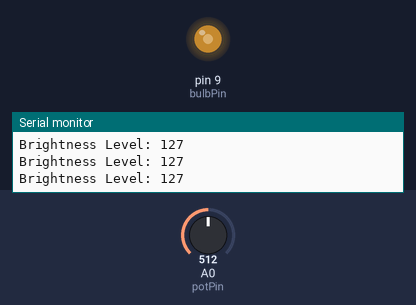
A sketch run on a simulated Arduino Uno, built with avr-gcc and run on an emulated ATmega328P. On the bench: output pins drawn as LEDs (lit = HIGH), the last lines printed to the serial monitor. The inputs (shaded band) are chosen by the test bench; at power-on: A0 (potPin) = 512.

Above: at 1.2 s.
1.3 s: A0 (potPin) set to 716
At 2.5 s:
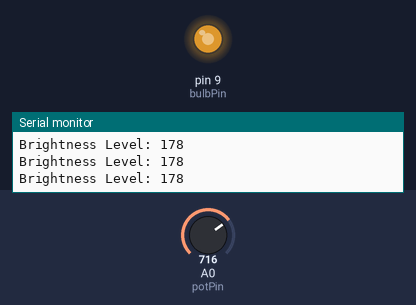
2.8 s: A0 (potPin) set to 900
At 3.9 s:
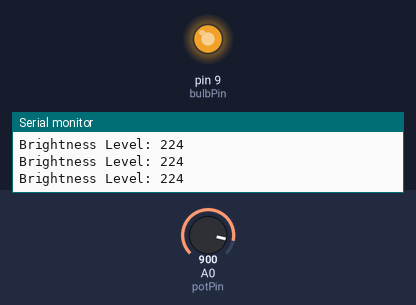
4.3 s: A0 (potPin) set to 122
At 5.3 s:
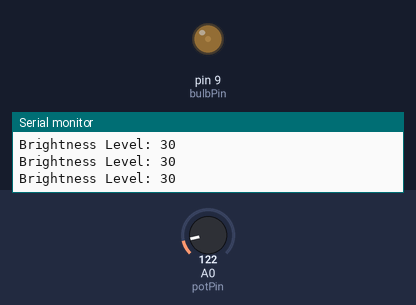
5.8 s: A0 (potPin) set to 0
At 6.7 s:
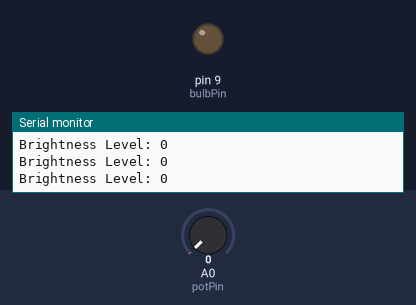
7.3 s: A0 (potPin) set to 511
At 8.1 s:
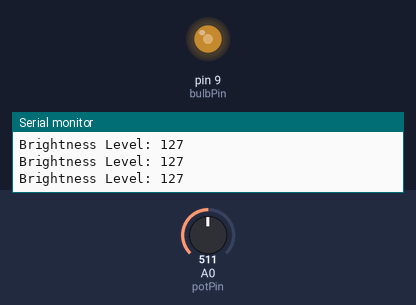
Timing chart, 0 to 9.8 s (numbered marks = the images above; inputs shaded):
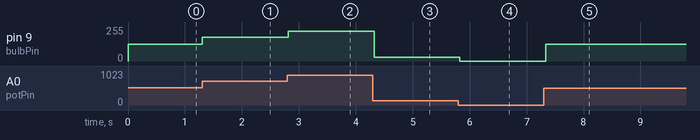

Measured:
- after the input at 1.3 s, pin 9 (bulbPin): 127/255 → 178/255 at once
- after the input at 2.8 s, pin 9 (bulbPin): 178/255 → 224/255 at once
- after the input at 4.3 s, pin 9 (bulbPin): 224/255 → 30/255 at once
- after the input at 5.8 s, pin 9 (bulbPin): 30/255 → 0/255 at once
- after the input at 7.3 s, pin 9 (bulbPin): 0/255 → 127/255 at once

The sketch:

dimmer_circuit1.ino
```cpp
const int bulbPin = 9;    // Light bulb connected to D9 (PWM pin)
const int potPin = A0;    // Potentiometer wiper connected to A0

void setup() {
    pinMode(bulbPin, OUTPUT);
    pinMode(potPin, INPUT);
    Serial.begin(9600);  // Start serial communication
}

void loop() {
    int potValue = analogRead(potPin);  // Read potentiometer value (0-1023)
    int brightness = map(potValue, 0, 1023, 0, 255);  // Scale to PWM range (0-255)

    analogWrite(bulbPin, brightness);  // Adjust bulb brightness
    Serial.print("Brightness Level: ");
    Serial.println(brightness);  // Print brightness value

    delay(100);  // Small delay for stability
}
```
